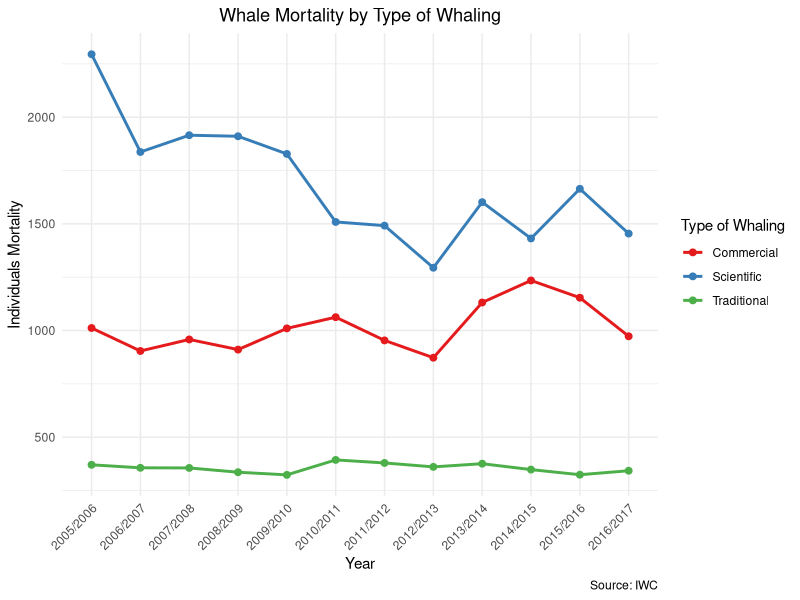
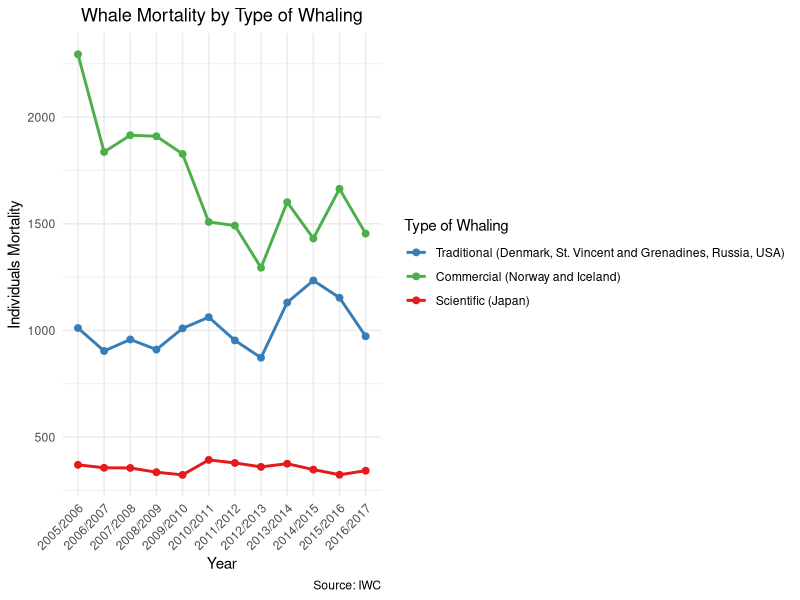

Write the R code that produced these figures, in order.
## ---- chunk 1
library(tidyverse)
library(ggthemes)
## ---- chunk 2
getwd()
Whaling <- read_csv("../../Reconstruction Assignment/Data/Whaling.csv")
View(Whaling)
## ---- chunk 3
# Load necessary libraries
library(ggplot2)
library(dplyr)

# Create the dataframe from data
data <- data.frame(
  Year = c("2005/2006", "2006/2007", "2007/2008", "2008/2009", "2009/2010", 
           "2010/2011", "2011/2012", "2012/2013", "2013/2014", "2014/2015", 
           "2015/2016", "2016/2017"),
  Traditional = c(370.2644248, 356.2728879, 355.607648, 335.5912279, 323.0344189, 
                  393.2200695, 379.0281494, 360.5819389, 375.4910201, 347.8803185, 
                  323.8298673, 342.5012047),
  Commercial = c(1011.635614, 903.9085279, 957.9556204, 910.3982678, 1009.914914, 
                 1062.396665, 953.4867496, 872.3842685, 1131.191396, 1234.52222, 
                 1153.706116, 972.925141),
  Scientific = c(2295.065137, 1836.919071, 1915.443342, 1910.548352, 1827.760462, 
                 1508.887037, 1491.597695, 1294.220201, 1601.640952, 1431.461224, 
                 1664.240028, 1454.291933)
)

# Melt the data for plotting
data_long <- data %>%
  pivot_longer(cols = c("Traditional", "Commercial", "Scientific"), 
               names_to = "Type", 
               values_to = "Mortality")

# Preview the data
print(data_long)
## ---- chunk 4
# Create a line graph
ggplot(data_long, aes(x = Year, y = Mortality, color = Type, group = Type)) +
  geom_line(size = 1) +
  geom_point(size = 2) +
  labs(
    title = "Whale Mortality by Type of Whaling",
    x = "Year",
    y = "Individuals Mortality",
    color = "Type of Whaling",
    caption = "Source: IWC"
  ) +
  theme_minimal() +
  scale_color_brewer(palette = "Set1") +
  theme(
    axis.text.x = element_text(angle = 45, hjust = 1),
    plot.title = element_text(hjust = 0.5),  # Center the title
    axis.title.x = element_text(hjust = 0.5),  # Center the x-axis label
    axis.title.y = element_text(hjust = 0.5)   # Center the y-axis label
  )
## ---- chunk 5
# Create a line graph
ggplot(data_long, aes(x = Year, y = Mortality, color = Type, group = Type)) +
  geom_line(size = 1) +
  geom_point(size = 2) +
  labs(
    title = "Whale Mortality by Type of Whaling",
    x = "Year",
    y = "Individuals Mortality",
    color = "Type of Whaling",
    caption = "Source: IWC"
  ) +
  theme_minimal() +
  #Changing the legend to account for the countries
  scale_color_manual(
    values = c("Traditional" = "#E41A1C", 
               "Commercial" = "#377EB8", 
               "Scientific" = "#4DAF4A"),
    labels = c("Traditional (Denmark, St. Vincent and Grenadines, Russia, USA)", 
               "Commercial (Norway and Iceland)", 
               "Scientific (Japan)")
  ) +
  theme(
    axis.text.x = element_text(angle = 45, hjust = 1),
    plot.title = element_text(hjust = 0.5),  # Center the title
    axis.title.x = element_text(hjust = 0.5),  # Center the x-axis label
    axis.title.y = element_text(hjust = 0.5)   # Center the y-axis label
  )
